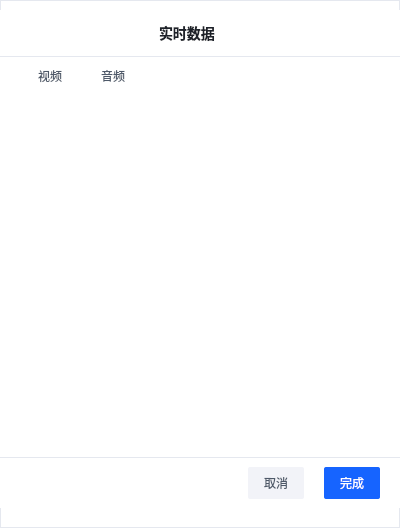
<?xml version="1.0" encoding="UTF-8"?>
<ui version="4.0">
 <class>VideoCallData</class>
 <widget class="QWidget" name="VideoCallData">
  <property name="windowModality">
   <enum>Qt::WindowModal</enum>
  </property>
  <property name="geometry">
   <rect>
    <x>0</x>
    <y>0</y>
    <width>400</width>
    <height>528</height>
   </rect>
  </property>
  <property name="minimumSize">
   <size>
    <width>400</width>
    <height>350</height>
   </size>
  </property>
  <property name="maximumSize">
   <size>
    <width>400</width>
    <height>528</height>
   </size>
  </property>
  <property name="windowTitle">
   <string>Form</string>
  </property>
  <property name="layoutDirection">
   <enum>Qt::LeftToRight</enum>
  </property>
  <property name="styleSheet">
   <string notr="true">#VideoCallData{
	border:1px solid #E5E8EF;
}

QWidget{
background:#FFFFFF;
}

*{
	font-family : 'Microsoft YaHei';
	font-size:12px;
    color:#4E5969;
	outline:0px;
}

#content_widget{
background:#FFFFFF;
}

#lbl_title{
	font-size: 14px;
	color: #1D2129;
}
#btn_cancel{
background: #F2F3F8;
border-radius: 2px;
}

#btn_confirm{
	color:#fff;
	background: #1664FF;
	border-radius: 2px;
}

QScrollArea
{
border:none;
}

QScrollBar:vertical 
{
border: none;
background:#FFFFFF;
width: 4px;
margin: 0px;
}
QScrollBar::handle:vertical { 
	background:#C9C9C9; 
    min-height: 20px;
	width: 4px;
	border-radius:2px;
}
QScrollBar::add-line:vertical {background-color: 
#FFFFFF;height: 4px;}
QScrollBar::sub-line:vertical {background-color: 
#FFFFFF;height: 4px;}
QScrollBar::up-arrow:vertical, QScrollBar::down-arrow:vertical 
{height: 0px;}
QScrollBar::add-page:vertical, QScrollBar::sub-page:vertical 
{background: #FFFFFF;}
</string>
  </property>
  <layout class="QVBoxLayout" name="verticalLayout_5">
   <property name="spacing">
    <number>0</number>
   </property>
   <property name="leftMargin">
    <number>0</number>
   </property>
   <property name="topMargin">
    <number>10</number>
   </property>
   <property name="rightMargin">
    <number>0</number>
   </property>
   <property name="bottomMargin">
    <number>20</number>
   </property>
   <item>
    <widget class="QWidget" name="top_widget" native="true">
     <property name="minimumSize">
      <size>
       <width>0</width>
       <height>46</height>
      </size>
     </property>
     <property name="maximumSize">
      <size>
       <width>9999</width>
       <height>46</height>
      </size>
     </property>
     <layout class="QHBoxLayout" name="horizontalLayout">
      <property name="leftMargin">
       <number>9</number>
      </property>
      <item>
       <spacer name="horizontalSpacer">
        <property name="orientation">
         <enum>Qt::Horizontal</enum>
        </property>
        <property name="sizeHint" stdset="0">
         <size>
          <width>301</width>
          <height>20</height>
         </size>
        </property>
       </spacer>
      </item>
      <item>
       <widget class="QLabel" name="lbl_title">
        <property name="font">
         <font>
          <family>Microsoft YaHei</family>
          <pointsize>-1</pointsize>
          <weight>75</weight>
          <bold>true</bold>
         </font>
        </property>
        <property name="text">
         <string>实时数据</string>
        </property>
       </widget>
      </item>
      <item>
       <spacer name="horizontalSpacer_2">
        <property name="orientation">
         <enum>Qt::Horizontal</enum>
        </property>
        <property name="sizeHint" stdset="0">
         <size>
          <width>301</width>
          <height>20</height>
         </size>
        </property>
       </spacer>
      </item>
      <item>
       <widget class="QPushButton" name="btn_close">
        <property name="minimumSize">
         <size>
          <width>20</width>
          <height>20</height>
         </size>
        </property>
        <property name="maximumSize">
         <size>
          <width>20</width>
          <height>20</height>
         </size>
        </property>
        <property name="styleSheet">
         <string notr="true">#btn_close{border: none;}</string>
        </property>
        <property name="text">
         <string/>
        </property>
        <property name="icon">
         <iconset resource="../resource/video_call_resource.qrc">
          <normaloff>:/img/videocall_close</normaloff>:/img/videocall_close</iconset>
        </property>
       </widget>
      </item>
     </layout>
    </widget>
   </item>
   <item>
    <widget class="QWidget" name="option" native="true">
     <property name="styleSheet">
      <string notr="true">#option{
	border-top:1px solid #E5E8EF;
}

QRadioButton::indicator{
width: 12px;
height: 12px; 
border-radius: 6px;
}
QRadioButton::indicator:checked{
image: url(:/img/videocall_radio_button_checked);
}
QRadioButton::indicator:unchecked{
image: url(:/img/videocall_radio_button_unchecked);
}</string>
     </property>
     <layout class="QHBoxLayout" name="horizontalLayout_2">
      <property name="spacing">
       <number>20</number>
      </property>
      <property name="leftMargin">
       <number>20</number>
      </property>
      <property name="topMargin">
       <number>10</number>
      </property>
      <property name="rightMargin">
       <number>20</number>
      </property>
      <item>
       <widget class="QRadioButton" name="videoButton">
        <property name="maximumSize">
         <size>
          <width>46</width>
          <height>20</height>
         </size>
        </property>
        <property name="text">
         <string>视频</string>
        </property>
        <property name="checkable">
         <bool>true</bool>
        </property>
        <property name="checked">
         <bool>true</bool>
        </property>
       </widget>
      </item>
      <item>
       <widget class="QRadioButton" name="audioButton">
        <property name="maximumSize">
         <size>
          <width>46</width>
          <height>20</height>
         </size>
        </property>
        <property name="text">
         <string>音频</string>
        </property>
        <property name="checkable">
         <bool>true</bool>
        </property>
       </widget>
      </item>
      <item>
       <spacer name="horizontalSpacer_3">
        <property name="orientation">
         <enum>Qt::Horizontal</enum>
        </property>
        <property name="sizeHint" stdset="0">
         <size>
          <width>40</width>
          <height>20</height>
         </size>
        </property>
       </spacer>
      </item>
     </layout>
    </widget>
   </item>
   <item>
    <widget class="QScrollArea" name="scrollArea">
     <property name="frameShape">
      <enum>QFrame::NoFrame</enum>
     </property>
     <property name="horizontalScrollBarPolicy">
      <enum>Qt::ScrollBarAlwaysOff</enum>
     </property>
     <property name="widgetResizable">
      <bool>true</bool>
     </property>
     <widget class="QWidget" name="content_widget">
      <property name="geometry">
       <rect>
        <x>0</x>
        <y>0</y>
        <width>400</width>
        <height>362</height>
       </rect>
      </property>
      <layout class="QVBoxLayout" name="verticalLayout">
       <property name="spacing">
        <number>0</number>
       </property>
       <property name="leftMargin">
        <number>20</number>
       </property>
       <property name="topMargin">
        <number>0</number>
       </property>
       <property name="rightMargin">
        <number>20</number>
       </property>
       <property name="bottomMargin">
        <number>0</number>
       </property>
      </layout>
     </widget>
    </widget>
   </item>
   <item>
    <widget class="QWidget" name="confirmWidget" native="true">
     <property name="styleSheet">
      <string notr="true">#confirmWidget{
	border-top:1px solid #E5E8EF;
}
</string>
     </property>
     <layout class="QHBoxLayout" name="horizontalLayout_14">
      <property name="spacing">
       <number>20</number>
      </property>
      <property name="topMargin">
       <number>10</number>
      </property>
      <property name="rightMargin">
       <number>20</number>
      </property>
      <item>
       <spacer name="horizontalSpacer_14">
        <property name="orientation">
         <enum>Qt::Horizontal</enum>
        </property>
        <property name="sizeHint" stdset="0">
         <size>
          <width>40</width>
          <height>20</height>
         </size>
        </property>
       </spacer>
      </item>
      <item>
       <widget class="QPushButton" name="btn_cancel">
        <property name="minimumSize">
         <size>
          <width>56</width>
          <height>32</height>
         </size>
        </property>
        <property name="maximumSize">
         <size>
          <width>56</width>
          <height>32</height>
         </size>
        </property>
        <property name="text">
         <string>取消</string>
        </property>
       </widget>
      </item>
      <item>
       <widget class="QPushButton" name="btn_confirm">
        <property name="minimumSize">
         <size>
          <width>56</width>
          <height>32</height>
         </size>
        </property>
        <property name="maximumSize">
         <size>
          <width>56</width>
          <height>32</height>
         </size>
        </property>
        <property name="text">
         <string>完成</string>
        </property>
       </widget>
      </item>
     </layout>
    </widget>
   </item>
  </layout>
 </widget>
 <resources>
  <include location="../resource/video_call_resource.qrc"/>
 </resources>
 <connections>
  <connection>
   <sender>btn_close</sender>
   <signal>clicked()</signal>
   <receiver>VideoCallData</receiver>
   <slot>onClose()</slot>
   <hints>
    <hint type="sourcelabel">
     <x>697</x>
     <y>25</y>
    </hint>
    <hint type="destinationlabel">
     <x>956</x>
     <y>114</y>
    </hint>
   </hints>
  </connection>
  <connection>
   <sender>btn_confirm</sender>
   <signal>clicked()</signal>
   <receiver>VideoCallData</receiver>
   <slot>onConfirm()</slot>
   <hints>
    <hint type="sourcelabel">
     <x>20</x>
     <y>20</y>
    </hint>
    <hint type="destinationlabel">
     <x>20</x>
     <y>20</y>
    </hint>
   </hints>
  </connection>
  <connection>
   <sender>btn_cancel</sender>
   <signal>clicked()</signal>
   <receiver>VideoCallData</receiver>
   <slot>onCancel()</slot>
   <hints>
    <hint type="sourcelabel">
     <x>20</x>
     <y>20</y>
    </hint>
    <hint type="destinationlabel">
     <x>20</x>
     <y>20</y>
    </hint>
   </hints>
  </connection>
 </connections>
 <slots>
  <slot>onClose()</slot>
  <slot>onConfirm()</slot>
  <slot>onCancel()</slot>
 </slots>
</ui>
